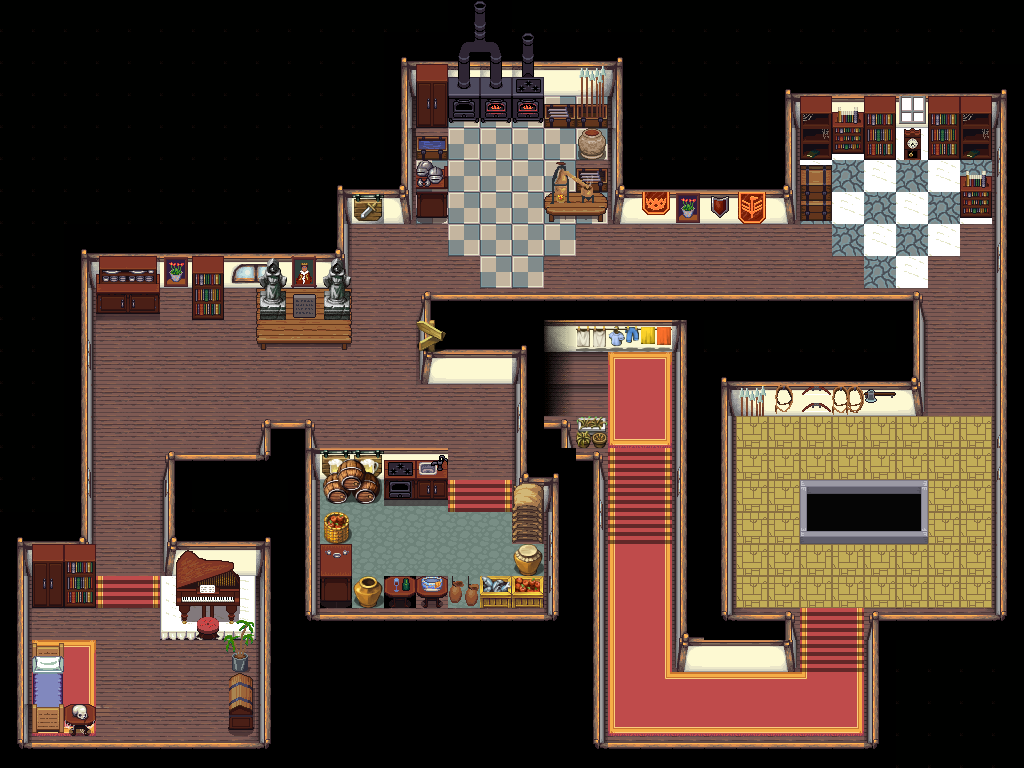

The image is a tile-based game level rendered from a .tmx file. Its description and source (layers, tilesets, objects; grid data summarised) follow:
An orthogonal 32x24 tile map with 32x32 px tiles, 3 tile layers (suelo, objetos, superficie), 4 tilesets.

<map version="1.2" tiledversion="1.2.3" orientation="orthogonal" renderorder="right-down" width="32" height="24" tilewidth="32" tileheight="32" infinite="0" nextlayerid="6" nextobjectid="1">
 <tileset firstgid="1" name="casa_madera" tilewidth="32" tileheight="32" tilecount="117" columns="9">
  <image source="../../resource_png/casa_madera.png" width="288" height="416" />
 </tileset>
 <tileset firstgid="118" source="../resources_tsx/market.tsx" />
 <tileset firstgid="374" source="../resources_tsx/house_interior.tsx" />
 <tileset firstgid="630" source="../resources_tsx/city_inside.tsx" />
 <layer id="2" name="suelo" width="32" height="24">
  <data>[768 cells, 766 non-empty, 30 distinct tile ids]</data>
 </layer>
 <layer id="3" name="objetos" width="32" height="24">
  <data>[768 cells, 656 non-empty, 82 distinct tile ids]</data>
 </layer>
 <layer id="1" name="superficie" width="32" height="24">
  <data>[768 cells, 766 non-empty, 152 distinct tile ids]</data>
 </layer>
</map>
